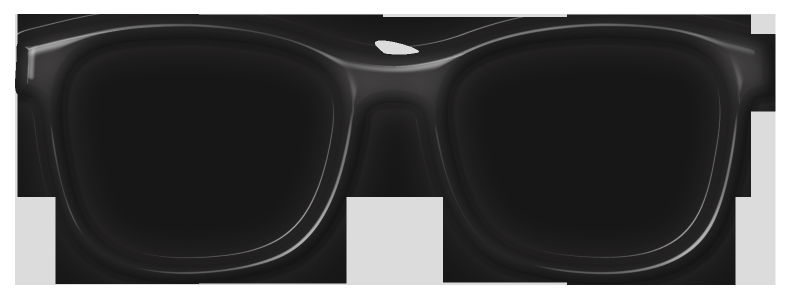
#> input picture Project/resources/sunglasses5.png, 1583 x 603 px, given in place of sunglasses1.png, which was not available (shown at 1/2 size)
$ python application.py
#> lines starting #> are read from the running program, lines starting #| are printed output that depends on the picture; after the words box and inside, x2 and y2 are one past the last pixel; in counts of white or black regions, pixels touching at a corner belong together; pictures that were not available may be replaced by others from this repository, and a replacement may not be noted
#> the answer given: 1
#> further down, temp_img is the input picture: shape (603, 1583, 3); mean B, G, R 78.3, 77.6, 78.5
#   @file       application.py
#
#   @brief      Application using Python and OpenCV to detect human features & display visual effects using a digital camera
#
#   @author     Razvan-Darius Purcaras

# Library imports
import os
import cv2
import numpy as np

# Function removing the alpha channel from PNG images,
# taken from https://www.linkedin.com/pulse/afternoon-debugging-e-commerce-image-processing-nikhil-rasiwasia/
def read_transparent_png(filename):
#> called with filename = 'Project/resources/sunglasses1.png'
    image_4channel = cv2.imread(filename, cv2.IMREAD_UNCHANGED)
    alpha_channel = image_4channel[:, :, 3]
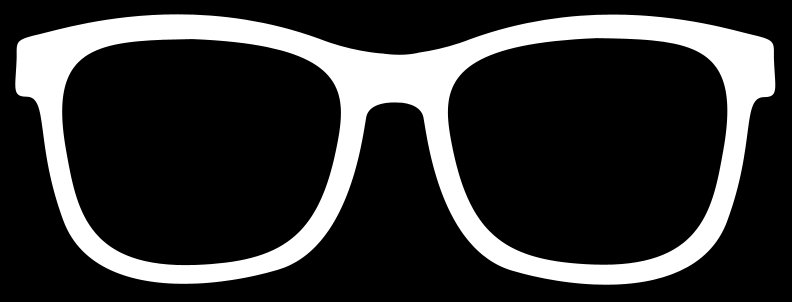
#> alpha_channel: shape (603, 1583) (shown at 1/2 size); min 0, max 255, mean 52.8
    rgb_channels = image_4channel[:, :, :3]

    # White Background Image
    white_background_image = np.ones_like(rgb_channels, dtype=np.uint8) * 255

    # Alpha factor
    alpha_factor = alpha_channel[:, :, np.newaxis].astype(np.float32) / 255.0
    alpha_factor = np.concatenate(
        (alpha_factor, alpha_factor, alpha_factor), axis=2)
#> alpha_factor: shape (603, 1583, 3) float32

    # Transparent Image Rendered on White Background
    base = rgb_channels.astype(np.float32) * alpha_factor
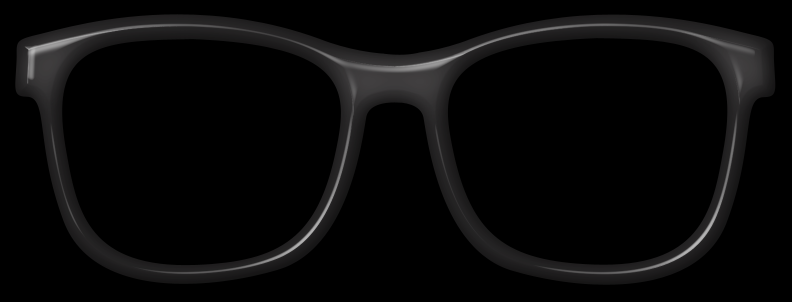
#> base: shape (603, 1583, 3) float32 (shown at 1/2 size); mean B, G, R 9, 8.8, 9.1
    white = white_background_image.astype(np.float32) * (1 - alpha_factor)
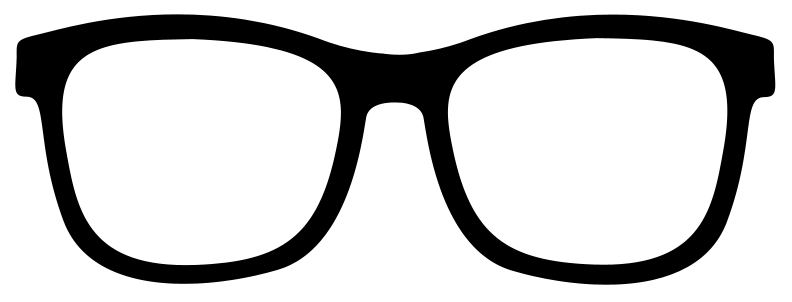
#> white: shape (603, 1583, 3) float32 (shown at 1/2 size); min 0, max 255, mean 202.2
    final_image = base + white
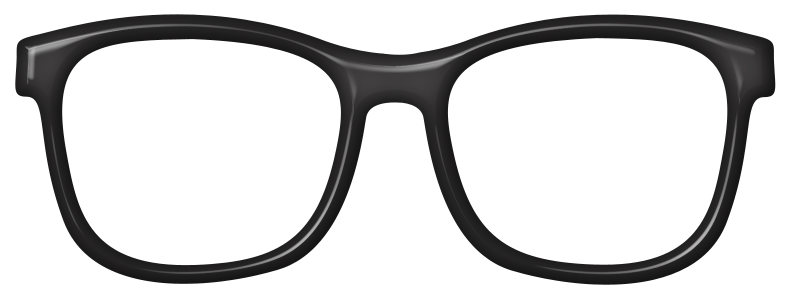
#> final_image: shape (603, 1583, 3) float32 (shown at 1/2 size); mean B, G, R 211.9, 211.8, 212
    return final_image.astype(np.uint8)

NoneType = type(None)
scriptPass = os.path.dirname(__file__)

# Loading the OpenCV Classifiers for human features, face and eyes
faceCascade = cv2.CascadeClassifier(
    cv2.data.haarcascades + "haarcascade_frontalface_default.xml")
eyeCascade = cv2.CascadeClassifier(
    cv2.data.haarcascades + "haarcascade_eye.xml")
if faceCascade.empty():
    raise IOError('Face XML not loaded.')
if eyeCascade.empty():
    raise IOError('Eye XML not loaded.')

print("1. Normal Glasses\n2. Red Lens Sunglasses\n3. Classic Sunglasses\n4. Aviator Sunglasses\n5. Glasses frame(no lens)\n6. Fox Mask\n7. T-Pose Man\n8. Vlad's 'Snek'")
usrInput = input("What filter would you like? Choose between 1 and 6: ")

# Setting up the paths for the overlay images
filterPrefix = '/resources'
filterPathFox = '/foxFilter.png'
filterPathMan = '/tposeMan.png'
filterPathSnak = '/snak.png'
filterPathAniEyes = '/animeEyes.png'
filterPath1 = '/sunglasses1.png'
filterPath2 = '/sunglasses2.png'
filterPath3 = '/sunglasses3.png'
filterPath4 = '/sunglasses4.png'
filterPath5 = '/sunglasses5.png'

imgPathFinal = ''
centers = []
old_x = 0
old_y = 0

# According to the user's input, it chooses the desired filter and sets up the coordinates for it
if usrInput == '1':
    imgPathFinal = filterPrefix + filterPath1
    filterX = -0.22
    filterY = 0.45
elif usrInput == '2':
    imgPathFinal = filterPrefix + filterPath2
    filterX = -0.22
    filterY = 0.28
elif usrInput == '3':
    imgPathFinal = filterPrefix + filterPath3
    filterX = -0.22
    filterY = 0.35
elif usrInput == '4':
    imgPathFinal = filterPrefix + filterPath4
    filterX = -0.22
    filterY = 0.35
elif usrInput == '5':
    imgPathFinal = filterPrefix + filterPath5
    filterX = -0.22
    filterY = 0.30
elif usrInput == '6':
    imgPathFinal = filterPrefix + filterPathFox
    filterX = -0.22
    filterY = 0.6 #-0.2
elif usrInput == '7':
    imgPathFinal = filterPrefix + filterPathMan
    filterX = -1.22
    filterY = -1.4 #-0.2
elif usrInput == '8':
    imgPathFinal = filterPrefix + filterPathSnak
    filterX = -1.22
    filterY = -0.4 #-0.2
elif usrInput == '9':
    imgPathFinal = filterPrefix + filterPathAniEyes
    filterX = -0.22
    filterY = 0.28 #-0.2

temp_img= cv2.imread(scriptPass + imgPathFinal)

filter_img = read_transparent_png(scriptPass + imgPathFinal)
# Throw error if file not found
if isinstance(filter_img, NoneType):
    raise IOError('Unable to load the image file: ' +
                  scriptPass + imgPathFinal)

# Create the mask and the inverse mask for the filter image
orig_gray_filter = cv2.cvtColor(filter_img, cv2.COLOR_BGR2GRAY)
ret, orig_mask = cv2.threshold(
    orig_gray_filter, 220, 255, cv2.THRESH_BINARY_INV)
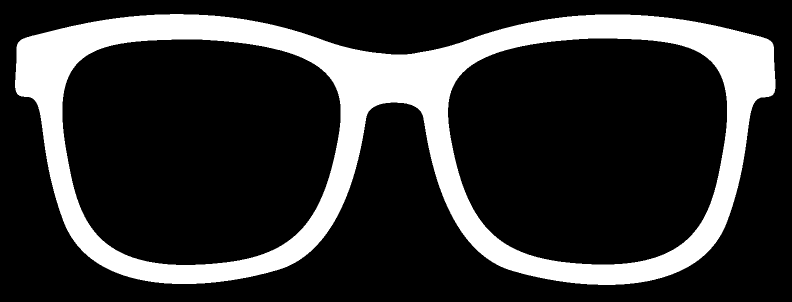
#> orig_mask: shape (603, 1583) (shown at 1/2 size); 21% white; 1 white region, box (x1, y1, x2, y2) and area: (30, 28, 1551, 570) 200120
orig_mask_inv = cv2.bitwise_not(orig_mask)

# [4 lines of commented-out code are left out]


cap = cv2.VideoCapture(0)
# Infinite loop showing every frame
while True:
    try:
        ret, frame = cap.read()
        # Resize frame to the desired size
        frame = cv2.resize(frame, None, fx=1.5, fy=1.5, interpolation=cv2.INTER_AREA)
    except:
        break
    vh, vw = frame.shape[:2]
#> vh = 904; vw = 2374
    vh, vw = int(vh), int(vw)

    gray = cv2.cvtColor(frame, cv2.COLOR_BGR2GRAY)
    faces = faceCascade.detectMultiScale(gray, scaleFactor=1.3, minNeighbors=12)
#> faces = ()

    # Extracts the coordinate values for the faces
    for (x, y, w, h) in faces:
        ROI_gray = gray[y:y+h, x:x+w]
        ROI_color = frame[y:y+h, x:x+w]
        eyes = eyeCascade.detectMultiScale(ROI_gray)
        # Making sure the list is empty
        if len(eyes) == 2:
            centers.clear()

        # Extracts the coordinate values for the eyes
            for (x_eye, y_eye, w_eye, h_eye) in eyes:
                # Extracts the center of each eye
                center = (int(x_eye + 0.3*w_eye), int(y_eye + 0.3*h_eye))
                print("This is the center", center)
                print("This is face X", x, "\nThis is face Y", y)

                # Find the center coordinates for the left eye first and appends the right eye
                centers.append((x + center[0],
                                y + center[1]))
                print("This is centers list", centers)

        if len(centers) == 2:  # if detect both eyes

            h, w = filter_img.shape[:2]
            # Extract the REGION OF INTEREST (ROI) from the image
            # ((Y coordinate x value) - (X coordinate x value)) = eye distance
            eye_dist = abs(centers[1][0] - centers[0][0])
            # Creates the size of the filter
            filter_width = 2.3 * eye_dist
            scaling_factor = filter_width / w
            print('inside if ',centers)
            #print(scaling_factor, eye_dist, centers)
            overlay_filter = cv2.resize(
                filter_img, None, fx=scaling_factor, fy=scaling_factor, interpolation=cv2.INTER_AREA)
            # Finds the eyes to the closest top left corner
            x = min(centers[0][0], centers[1][0])
            y = min(centers[0][1], centers[1][1])
            print('PT X:',x, "\nPT Y: ", y,centers[0][0],centers[1][0], centers[0][1], centers[1][1])
            # filterX & filterY can be changed to fit face
            x += int(filterX * overlay_filter.shape[1])
            y -= int(filterY * overlay_filter.shape[0])
            h, w = overlay_filter.shape[:2]
            h, w = int(h), int(w)
            # If the value is negative, changes the value to positive
            x = max(x, 0)
            y = max(y, 0)
            h = max(h, 1)
            w = max(w, 1)

            # ROI for the filter location
            frame_roi = frame[y:y+h, x:x+w]

            # Resizing the masks

            mask = cv2.resize(orig_mask, None, fx=scaling_factor,
                                fy=scaling_factor, interpolation=cv2.INTER_AREA)

            mask_inv = cv2.resize(
                orig_mask_inv, None, fx=scaling_factor, fy=scaling_factor, interpolation=cv2.INTER_AREA)

            try:
                # extracting the filter's ROI using the mask
                masked_face = cv2.bitwise_and(
                    overlay_filter, overlay_filter, mask=mask)
                # extracting the rest of the image using the inverse mask
                masked_frame = cv2.bitwise_and(
                    frame_roi, frame_roi, mask=mask_inv)
            except cv2.error as e:
                print('Ignoring arithmetic exceptions: ' + str(e))
                #raise error

            x = min(x, frame.shape[1] - masked_frame.shape[1])
            y = min(y, frame.shape[0] - masked_frame.shape[0])

            # Error validation in order to take care of any out of range pixels

            if x >= frame.shape[1] - masked_frame.shape[1]:
                x = old_x
            else:
                old_x = x
            if y >= frame.shape[0] - masked_frame.shape[0]:
                y = old_y
            else:
                old_y = y

            print(masked_face.shape)
            print(masked_frame.shape)
            # add the two images to get the final output
            frame[old_y:old_y+masked_face.shape[0], old_x:old_x+masked_face.shape[1]] = cv2.add(masked_frame, masked_face)
        else:
            print("Missing eyes", centers)
#> this loop made 0 passes
#> after the loop, centers = []


    cv2.imshow('Visual Effects 1.0', frame)
    c = cv2.waitKey(1)
#> (key Esc is pressed here)
    if c == 30:
        break

cap.release()
cv2.destroyAllWindows()

#cv2.imshow('removed alpha channel', filter_img)
#cv2.imshow("Eye detection", frame)
#print(scaling_factor, eye_dist, centers)
